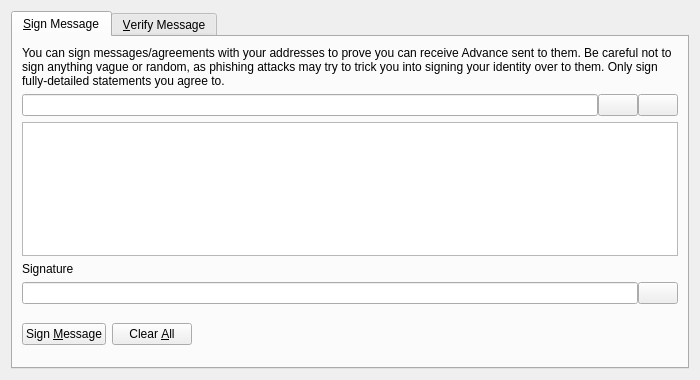
<?xml version="1.0" encoding="UTF-8"?>
<ui version="4.0">
 <class>SignVerifyMessageDialog</class>
 <widget class="QDialog" name="SignVerifyMessageDialog">
  <property name="geometry">
   <rect>
    <x>0</x>
    <y>0</y>
    <width>700</width>
    <height>380</height>
   </rect>
  </property>
  <property name="windowTitle">
   <string>Signatures - Sign / Verify a Message</string>
  </property>
  <property name="modal">
   <bool>true</bool>
  </property>
  <layout class="QVBoxLayout" name="verticalLayout">
   <item>
    <widget class="QTabWidget" name="tabWidget">
     <property name="currentIndex">
      <number>0</number>
     </property>
     <widget class="QWidget" name="tabSignMessage">
      <attribute name="title">
       <string>&amp;Sign Message</string>
      </attribute>
      <layout class="QVBoxLayout" name="verticalLayout_SM">
       <item>
        <widget class="QLabel" name="infoLabel_SM">
         <property name="text">
          <string>You can sign messages/agreements with your addresses to prove you can receive Advance sent to them. Be careful not to sign anything vague or random, as phishing attacks may try to trick you into signing your identity over to them. Only sign fully-detailed statements you agree to.</string>
         </property>
         <property name="textFormat">
          <enum>Qt::PlainText</enum>
         </property>
         <property name="wordWrap">
          <bool>true</bool>
         </property>
        </widget>
       </item>
       <item>
        <layout class="QHBoxLayout" name="horizontalLayout_1_SM">
         <property name="spacing">
          <number>0</number>
         </property>
         <item>
          <widget class="QValidatedLineEdit" name="addressIn_SM">
           <property name="toolTip">
            <string>The Advance address to sign the message with</string>
           </property>
          </widget>
         </item>
         <item>
          <widget class="QPushButton" name="addressBookButton_SM">
           <property name="toolTip">
            <string>Choose previously used address</string>
           </property>
           <property name="text">
            <string/>
           </property>
           <property name="shortcut">
            <string>Alt+A</string>
           </property>
           <property name="autoDefault">
            <bool>false</bool>
           </property>
          </widget>
         </item>
         <item>
          <widget class="QPushButton" name="pasteButton_SM">
           <property name="toolTip">
            <string>Paste address from clipboard</string>
           </property>
           <property name="text">
            <string/>
           </property>
           <property name="shortcut">
            <string>Alt+P</string>
           </property>
           <property name="autoDefault">
            <bool>false</bool>
           </property>
          </widget>
         </item>
        </layout>
       </item>
       <item>
        <widget class="QPlainTextEdit" name="messageIn_SM">
         <property name="toolTip">
          <string>Enter the message you want to sign here</string>
         </property>
        </widget>
       </item>
       <item>
        <widget class="QLabel" name="signatureLabel_SM">
         <property name="text">
          <string>Signature</string>
         </property>
         <property name="textFormat">
          <enum>Qt::PlainText</enum>
         </property>
        </widget>
       </item>
       <item>
        <layout class="QHBoxLayout" name="horizontalLayout_2_SM">
         <property name="spacing">
          <number>0</number>
         </property>
         <item>
          <widget class="QLineEdit" name="signatureOut_SM">
           <property name="font">
            <font>
             <italic>true</italic>
            </font>
           </property>
           <property name="readOnly">
            <bool>true</bool>
           </property>
          </widget>
         </item>
         <item>
          <widget class="QPushButton" name="copySignatureButton_SM">
           <property name="toolTip">
            <string>Copy the current signature to the system clipboard</string>
           </property>
           <property name="text">
            <string/>
           </property>
           <property name="autoDefault">
            <bool>false</bool>
           </property>
          </widget>
         </item>
        </layout>
       </item>
       <item>
        <layout class="QHBoxLayout" name="horizontalLayout_3_SM">
         <item>
          <widget class="QPushButton" name="signMessageButton_SM">
           <property name="toolTip">
            <string>Sign the message to prove you own this Advance address</string>
           </property>
           <property name="text">
            <string>Sign &amp;Message</string>
           </property>
           <property name="autoDefault">
            <bool>false</bool>
           </property>
          </widget>
         </item>
         <item>
          <widget class="QPushButton" name="clearButton_SM">
           <property name="toolTip">
            <string>Reset all sign message fields</string>
           </property>
           <property name="text">
            <string>Clear &amp;All</string>
           </property>
           <property name="autoDefault">
            <bool>false</bool>
           </property>
          </widget>
         </item>
         <item>
          <spacer name="horizontalSpacer_1_SM">
           <property name="orientation">
            <enum>Qt::Horizontal</enum>
           </property>
           <property name="sizeHint" stdset="0">
            <size>
             <width>40</width>
             <height>48</height>
            </size>
           </property>
          </spacer>
         </item>
         <item>
          <widget class="QLabel" name="statusLabel_SM">
           <property name="font">
            <font>
             <weight>75</weight>
             <bold>true</bold>
            </font>
           </property>
           <property name="text">
            <string/>
           </property>
           <property name="wordWrap">
            <bool>true</bool>
           </property>
          </widget>
         </item>
         <item>
          <spacer name="horizontalSpacer_2_SM">
           <property name="orientation">
            <enum>Qt::Horizontal</enum>
           </property>
           <property name="sizeHint" stdset="0">
            <size>
             <width>40</width>
             <height>48</height>
            </size>
           </property>
          </spacer>
         </item>
        </layout>
       </item>
      </layout>
     </widget>
     <widget class="QWidget" name="tabVerifyMessage">
      <attribute name="title">
       <string>&amp;Verify Message</string>
      </attribute>
      <layout class="QVBoxLayout" name="verticalLayout_VM">
       <item>
        <widget class="QLabel" name="infoLabel_VM">
         <property name="text">
          <string>Enter the receiver's address, message (ensure you copy line breaks, spaces, tabs, etc. exactly) and signature below to verify the message. Be careful not to read more into the signature than what is in the signed message itself, to avoid being tricked by a man-in-the-middle attack. Note that this only proves the signing party receives with the address, it cannot prove sendership of any transaction!</string>
         </property>
         <property name="textFormat">
          <enum>Qt::PlainText</enum>
         </property>
         <property name="alignment">
          <set>Qt::AlignLeading|Qt::AlignLeft|Qt::AlignTop</set>
         </property>
         <property name="wordWrap">
          <bool>true</bool>
         </property>
        </widget>
       </item>
       <item>
        <layout class="QHBoxLayout" name="horizontalLayout_1_VM">
         <property name="spacing">
          <number>0</number>
         </property>
         <item>
          <widget class="QValidatedLineEdit" name="addressIn_VM">
           <property name="toolTip">
            <string>The Advance address the message was signed with</string>
           </property>
          </widget>
         </item>
         <item>
          <widget class="QPushButton" name="addressBookButton_VM">
           <property name="toolTip">
            <string>Choose previously used address</string>
           </property>
           <property name="text">
            <string/>
           </property>
           <property name="shortcut">
            <string>Alt+A</string>
           </property>
           <property name="autoDefault">
            <bool>false</bool>
           </property>
          </widget>
         </item>
        </layout>
       </item>
       <item>
        <widget class="QPlainTextEdit" name="messageIn_VM"/>
       </item>
       <item>
        <widget class="QValidatedLineEdit" name="signatureIn_VM"/>
       </item>
       <item>
        <layout class="QHBoxLayout" name="horizontalLayout_2_VM">
         <item>
          <widget class="QPushButton" name="verifyMessageButton_VM">
           <property name="toolTip">
            <string>Verify the message to ensure it was signed with the specified Advance address</string>
           </property>
           <property name="text">
            <string>Verify &amp;Message</string>
           </property>
           <property name="autoDefault">
            <bool>false</bool>
           </property>
          </widget>
         </item>
         <item>
          <widget class="QPushButton" name="clearButton_VM">
           <property name="toolTip">
            <string>Reset all verify message fields</string>
           </property>
           <property name="text">
            <string>Clear &amp;All</string>
           </property>
           <property name="autoDefault">
            <bool>false</bool>
           </property>
          </widget>
         </item>
         <item>
          <spacer name="horizontalSpacer_1_VM">
           <property name="orientation">
            <enum>Qt::Horizontal</enum>
           </property>
           <property name="sizeHint" stdset="0">
            <size>
             <width>40</width>
             <height>48</height>
            </size>
           </property>
          </spacer>
         </item>
         <item>
          <widget class="QLabel" name="statusLabel_VM">
           <property name="font">
            <font>
             <weight>75</weight>
             <bold>true</bold>
            </font>
           </property>
           <property name="text">
            <string/>
           </property>
           <property name="wordWrap">
            <bool>true</bool>
           </property>
          </widget>
         </item>
         <item>
          <spacer name="horizontalSpacer_2_VM">
           <property name="orientation">
            <enum>Qt::Horizontal</enum>
           </property>
           <property name="sizeHint" stdset="0">
            <size>
             <width>40</width>
             <height>48</height>
            </size>
           </property>
          </spacer>
         </item>
        </layout>
       </item>
      </layout>
     </widget>
    </widget>
   </item>
  </layout>
 </widget>
 <customwidgets>
  <customwidget>
   <class>QValidatedLineEdit</class>
   <extends>QLineEdit</extends>
   <header>qvalidatedlineedit.h</header>
  </customwidget>
 </customwidgets>
 <resources>
  <include location="../advance.qrc"/>
 </resources>
 <connections/>
</ui>
